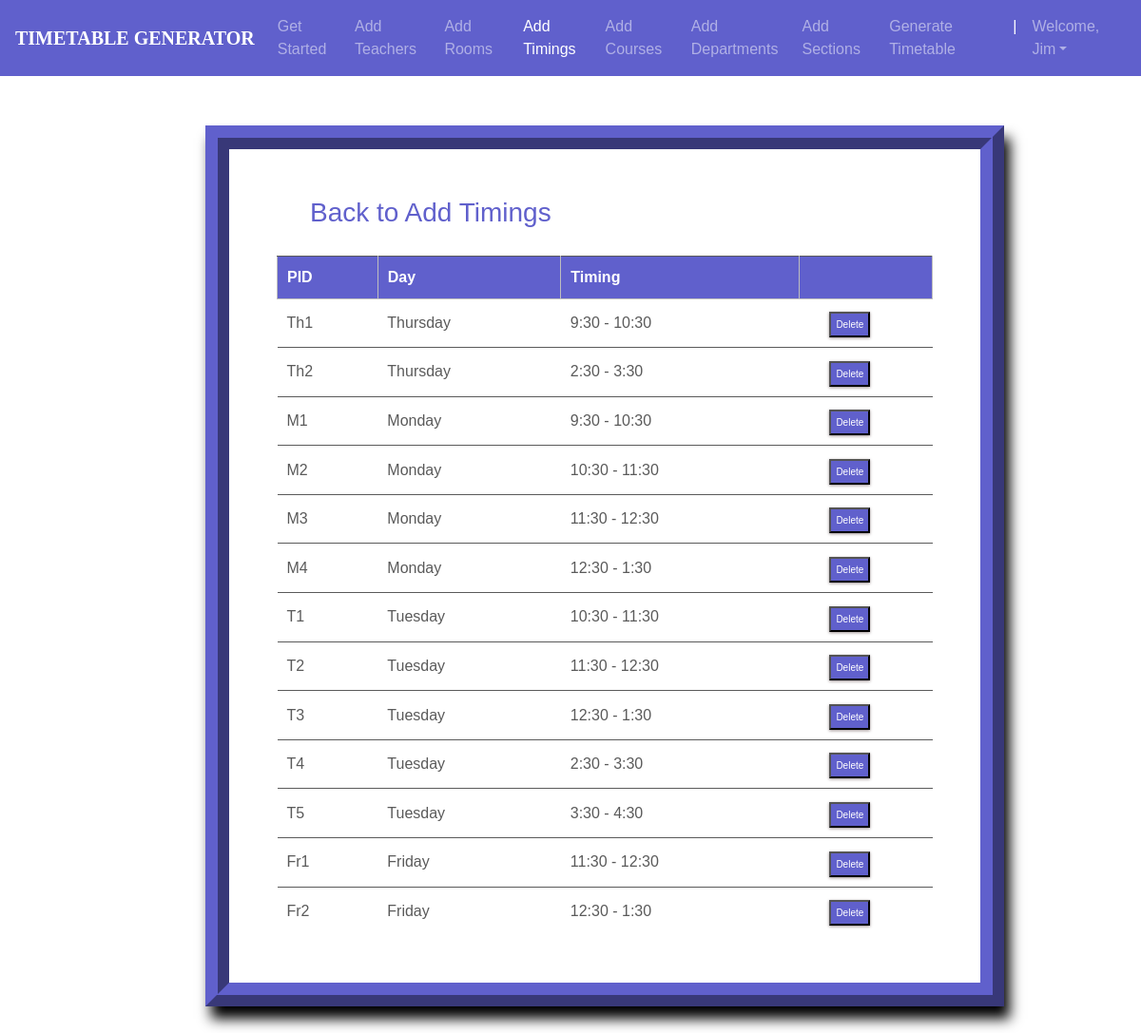
The page /timings_list/ (signed in) on the database its author committed.
### ttgen/models.py (models this page shows, shortened)
class MeetingTime(models.Model):
    pid = models.CharField(max_length=4, primary_key=True)
    time = models.CharField(max_length=50, choices=time_slots, default='11:30 - 12:30')
    day = models.CharField(max_length=15, choices=DAYS_OF_WEEK)

### ttgen/views.py (the view)
# urls.py: path('timings_list/', views.meeting_list_view, name='editmeetingtime'),
@login_required
def meeting_list_view(request):
    context = {
        'meeting_times': MeetingTime.objects.all()
    }
    return render(request, 'mtlist.html', context)

### templates/mtlist.html (shortened to what this page needs)
<!DOCTYPE html>
<html lang="en">
<head>
	<link rel="stylesheet" href="https://maxcdn.bootstrapcdn.com/bootstrap/4.0.0/css/bootstrap.min.css">
    <link rel="stylesheet" type="text/css" href="static/css/index.css">
</head>
<body>
        <header>
			<nav class="navbar navbar-expand-md navbar-dark fixed-top " style="background:#6060cc;">
                <a class="navbar-brand" href="#"><b>TIMETABLE GENERATOR</b></a>
                <div class="collapse navbar-collapse" id="navbarCollapse">
                    <ul class="navbar-nav ml-auto">
                    <li class="nav-item">
                        <a class="nav-link" href="{% url 'admindash' %}">Get Started</a>
                    </li>
                    <li class="nav-item">
                        <a class="nav-link" href="{% url 'addInstructors' %}">Add Teachers</a>
                    </li>
                    <li class="nav-item">
                        <a class="nav-link" href="{% url 'addRooms' %}">Add Rooms</a>
                    </li>
                    <li class="nav-item active">
		                <a class="nav-link" href="{% url 'addTimings' %}">Add Timings</a>
		            </li>
                    <li class="nav-item">
                        <a class="nav-link" href="{% url 'addCourses' %}">Add Courses</a>
                    </li>
                    <li class="nav-item">
			            <a class="nav-link" href="{% url 'addDepts' %}">Add Departments</a>
		            </li>
					<li class="nav-item">
			            <a class="nav-link" href="{% url 'addSections' %}">Add Sections</a>
		            </li>
					<li class="nav-item">
			            <a class="nav-link" href="{% url 'generate' %}">Generate Timetable</a>
		            </li>
					<li class="nav-item active">
			            <a class="nav-link">|</a>
		            </li>
                    <li class="nav-item dropdown">
		                <a class="nav-link dropdown-toggle" href="#" id="dropdown03" data-toggle="dropdown" aria-haspopup="true" aria-expanded="false">Welcome, {{ user.first_name }}</a>
		            </li>
                    </ul>
                </div>
            </nav>
        </header>
		<br><br>
        {%block content%}
        {% load static %}
        <fieldset class="fieldset">
    <a href="{% url 'addTimings'%}"><h1 style="color:#6060cc;" class="tablink" onclick="openPage('new')" id="defaultOpen">Back to Add Timings</h1></a>
    <div class="tabcontent" id="edit">
			<table class="table1">
				<thead>
				<tr class="table-headers">
				<th style="Background-color:#6060cc;">PID</th>
				<th style="Background-color:#6060cc;">Day</th>
				<th style="Background-color:#6060cc;">Timing</th>
				<th style="Background-color:#6060cc;"  class="empty"></th>
				</tr>
				</thead>
				<tbody>
				{% for mt in meeting_times %}
				<tr>
				 <td>{{mt.pid}}</td>
				 <td>{{mt.day}}</td>
				 <td>{{mt.time}}</td>
				 <td class="empty">
					<form action="{% url 'deletemeetingtime' mt.pid %}" method="post">
						<input style="Background-color:#6060cc;" type="submit" value="Delete" class="cross">
					</form>
				 </td>
				 </tr>
				{% endfor %}
				</tbody>
			</table>
		</div>
</fieldset>
{% endblock %}

### static/css/index.css (style rules this page uses)
body { padding-top: 3rem; padding-bottom: 3rem; color: #5a5a5a; font-family: 'Poppins', sans-serif; overflow-x: hidden; }
nav { font-family: sans-serif; }
.navbar-brand { font-size: 20px; font-family: Georgia, 'Times New Roman', Times, serif; }

### templates/mtlist.html (style rules this page uses)
nav { font-family: sans-serif; }
.navbar-brand { font-size: 20px; font-family: Georgia, 'Times New Roman', Times, serif; }
* { margin: 0; padding: 0; box-sizing: border-box; }
html { scroll-behavior: smooth; }
a { text-decoration:none; }
form { margin-top: 3%; margin-left: 18%; margin-right: 12%; }
fieldset h1 { color: #5a5a5a; padding-bottom: 20px; margin-left: 35px; display: inline-block; cursor: pointer; font-size: 28px; }
fieldset input { padding:8px; color: #938c8c }
.table2 td, th { border: 1px solid rgb(190,190,190); padding: 10px 20px; }
.table1 { width: 100%; border-collapse: collapse; text-align: left; overflow: hidden; }
.table1 td, th { border-top: 1px solid #5a5a5a; padding: 10px; }
.table1 th { background-color: #5a5a5a; color: #fff; }
.cross { font-size:10px; box-shadow: 0px 1px 3px 0px #9e9292; padding: 4px 5px; color: #fff; background-color: #5a5a5a; cursor: pointer; }
.fieldset { margin-top: 3%; margin-left: 18%; margin-right: 12%; padding: 50px; border-width: 25px; border-style: ridge; border-color: #6060cc; box-shadow: 6px 13px 13px 0px black; background-color: #fff; }

### rows shown on the page
MeetingTime: pid "Th1", day "Thursday", time "9:30 - 10:30"
MeetingTime: pid "Th2", day "Thursday", time "2:30 - 3:30"
MeetingTime: pid "M1", day "Monday", time "9:30 - 10:30"
MeetingTime: pid "M2", day "Monday", time "10:30 - 11:30"
MeetingTime: pid "M3", day "Monday", time "11:30 - 12:30"
MeetingTime: pid "M4", day "Monday", time "12:30 - 1:30"
MeetingTime: pid "T1", day "Tuesday", time "10:30 - 11:30"
MeetingTime: pid "T2", day "Tuesday", time "11:30 - 12:30"
MeetingTime: pid "T3", day "Tuesday", time "12:30 - 1:30"
MeetingTime: pid "T4", day "Tuesday", time "2:30 - 3:30"
MeetingTime: pid "T5", day "Tuesday", time "3:30 - 4:30"
MeetingTime: pid "Fr1", day "Friday", time "11:30 - 12:30"
MeetingTime: pid "Fr2", day "Friday", time "12:30 - 1:30"

### other values the page prints
{{ user.first_name }} "Jim"
